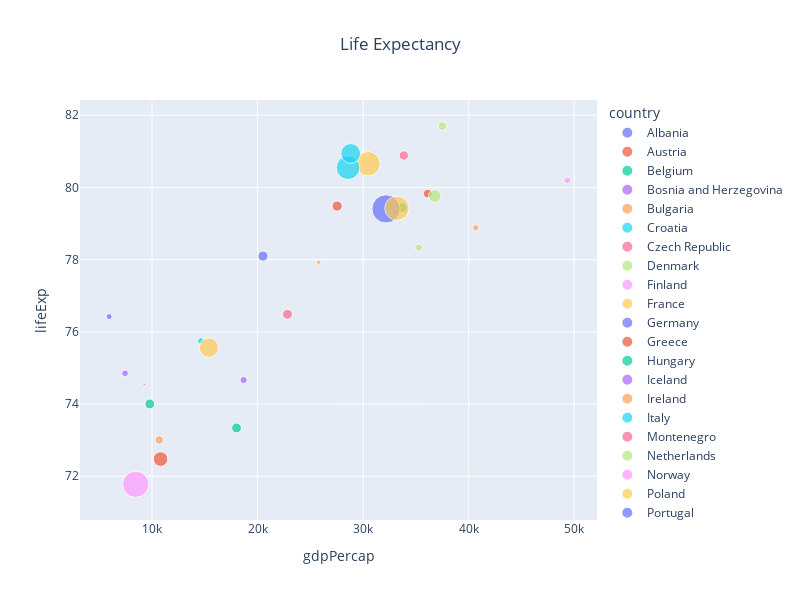

Notebook cell for this chart:
### Code cell
fig = px.scatter(df, x='gdpPercap', y='lifeExp', title='Life Expectancy', color='country', size='pop', hover_data=['iso_alpha'], hover_name='country')
fig.update_layout(title_x=0.5, width=800, height=600)
fig.show()

### Figure 1 — Plotly figure (JSON) as saved in the notebook; plotly's stock layout.template omitted (floating-point values rounded to 4 significant figures)
{"data": [{"customdata": [["ALB"]], "hovertemplate": "<b>%{hovertext}</b><br><br>country=Albania<br>gdpPercap=%{x}<br>lifeExp=%{y}<br>pop=%{marker.size}<br>iso_alpha=%{customdata[0]}<extra></extra>", "hovertext": ["Albania"], "legendgroup": "Albania", "marker": {"color": "#636efa", "size": [3600523], "sizemode": "area", "sizeref": 206000.0, "symbol": "circle"}, "mode": "markers", "name": "Albania", "orientation": "v", "showlegend": true, "type": "scatter", "x": [5937.0], "xaxis": "x", "y": [76.42], "yaxis": "y"}, {"customdata": [["AUT"]], "hovertemplate": "<b>%{hovertext}</b><br><br>country=Austria<br>gdpPercap=%{x}<br>lifeExp=%{y}<br>pop=%{marker.size}<br>iso_alpha=%{customdata[0]}<extra></extra>", "hovertext": ["Austria"], "legendgroup": "Austria", "marker": {"color": "#EF553B", "size": [8199783], "sizemode": "area", "sizeref": 206000.0, "symbol": "circle"}, "mode": "markers", "name": "Austria", "orientation": "v", "showlegend": true, "type": "scatter", "x": [36130.0], "xaxis": "x", "y": [79.83], "yaxis": "y"}, {"customdata": [["BEL"]], "hovertemplate": "<b>%{hovertext}</b><br><br>country=Belgium<br>gdpPercap=%{x}<br>lifeExp=%{y}<br>pop=%{marker.size}<br>iso_alpha=%{customdata[0]}<extra></extra>", "hovertext": ["Belgium"], "legendgroup": "Belgium", "marker": {"color": "#00cc96", "size": [10392226], "sizemode": "area", "sizeref": 206000.0, "symbol": "circle"}, "mode": "markers", "name": "Belgium", "orientation": "v", "showlegend": true, "type": "scatter", "x": [33690.0], "xaxis": "x", "y": [79.44], "yaxis": "y"}, {"customdata": [["BIH"]], "hovertemplate": "<b>%{hovertext}</b><br><br>country=Bosnia and Herzegovina<br>gdpPercap=%{x}<br>lifeExp=%{y}<br>pop=%{marker.size}<br>iso_alpha=%{customdata[0]}<extra></extra>", "hovertext": ["Bosnia and Herzegovina"], "legendgroup": "Bosnia and Herzegovina", "marker": {"color": "#ab63fa", "size": [4552198], "sizemode": "area", "sizeref": 206000.0, "symbol": "circle"}, "mode": "markers", "name": "Bosnia and Herzegovina", "orientation": "v", "showlegend": true, "type": "scatter", "x": [7446.0], "xaxis": "x", "y": [74.85], "yaxis": "y"}, {"customdata": [["BGR"]], "hovertemplate": "<b>%{hovertext}</b><br><br>country=Bulgaria<br>gdpPercap=%{x}<br>lifeExp=%{y}<br>pop=%{marker.size}<br>iso_alpha=%{customdata[0]}<extra></extra>", "hovertext": ["Bulgaria"], "legendgroup": "Bulgaria", "marker": {"color": "#FFA15A", "size": [7322858], "sizemode": "area", "sizeref": 206000.0, "symbol": "circle"}, "mode": "markers", "name": "Bulgaria", "orientation": "v", "showlegend": true, "type": "scatter", "x": [10680.0], "xaxis": "x", "y": [73.0], "yaxis": "y"}, {"customdata": [["HRV"]], "hovertemplate": "<b>%{hovertext}</b><br><br>country=Croatia<br>gdpPercap=%{x}<br>lifeExp=%{y}<br>pop=%{marker.size}<br>iso_alpha=%{customdata[0]}<extra></extra>", "hovertext": ["Croatia"], "legendgroup": "Croatia", "marker": {"color": "#19d3f3", "size": [4493312], "sizemode": "area", "sizeref": 206000.0, "symbol": "circle"}, "mode": "markers", "name": "Croatia", "orientation": "v", "showlegend": true, "type": "scatter", "x": [14620.0], "xaxis": "x", "y": [75.75], "yaxis": "y"}, {"customdata": [["CZE"]], "hovertemplate": "<b>%{hovertext}</b><br><br>country=Czech Republic<br>gdpPercap=%{x}<br>lifeExp=%{y}<br>pop=%{marker.size}<br>iso_alpha=%{customdata[0]}<extra></extra>", "hovertext": ["Czech Republic"], "legendgroup": "Czech Republic", "marker": {"color": "#FF6692", "size": [10228744], "sizemode": "area", "sizeref": 206000.0, "symbol": "circle"}, "mode": "markers", "name": "Czech Republic", "orientation": "v", "showlegend": true, "type": "scatter", "x": [22830.0], "xaxis": "x", "y": [76.49], "yaxis": "y"}, {"customdata": [["DNK"]], "hovertemplate": "<b>%{hovertext}</b><br><br>country=Denmark<br>gdpPercap=%{x}<br>lifeExp=%{y}<br>pop=%{marker.size}<br>iso_alpha=%{customdata[0]}<extra></extra>", "hovertext": ["Denmark"], "legendgroup": "Denmark", "marker": {"color": "#B6E880", "size": [5468120], "sizemode": "area", "sizeref": 206000.0, "symbol": "circle"}, "mode": "markers", "name": "Denmark", "orientation": "v", "showlegend": true, "type": "scatter", "x": [35280.0], "xaxis": "x", "y": [78.33], "yaxis": "y"}, {"customdata": [["FIN"]], "hovertemplate": "<b>%{hovertext}</b><br><br>country=Finland<br>gdpPercap=%{x}<br>lifeExp=%{y}<br>pop=%{marker.size}<br>iso_alpha=%{customdata[0]}<extra></extra>", "hovertext": ["Finland"], "legendgroup": "Finland", "marker": {"color": "#FF97FF", "size": [5238460], "sizemode": "area", "sizeref": 206000.0, "symbol": "circle"}, "mode": "markers", "name": "Finland", "orientation": "v", "showlegend": true, "type": "scatter", "x": [33210.0], "xaxis": "x", "y": [79.31], "yaxis": "y"}, {"customdata": [["FRA"]], "hovertemplate": "<b>%{hovertext}</b><br><br>country=France<br>gdpPercap=%{x}<br>lifeExp=%{y}<br>pop=%{marker.size}<br>iso_alpha=%{customdata[0]}<extra></extra>", "hovertext": ["France"], "legendgroup": "France", "marker": {"color": "#FECB52", "size": [61083916], "sizemode": "area", "sizeref": 206000.0, "symbol": "circle"}, "mode": "markers", "name": "France", "orientation": "v", "showlegend": true, "type": "scatter", "x": [30470.0], "xaxis": "x", "y": [80.66], "yaxis": "y"}, {"customdata": [["DEU"]], "hovertemplate": "<b>%{hovertext}</b><br><br>country=Germany<br>gdpPercap=%{x}<br>lifeExp=%{y}<br>pop=%{marker.size}<br>iso_alpha=%{customdata[0]}<extra></extra>", "hovertext": ["Germany"], "legendgroup": "Germany", "marker": {"color": "#636efa", "size": [82400996], "sizemode": "area", "sizeref": 206000.0, "symbol": "circle"}, "mode": "markers", "name": "Germany", "orientation": "v", "showlegend": true, "type": "scatter", "x": [32170.0], "xaxis": "x", "y": [79.41], "yaxis": "y"}, {"customdata": [["GRC"]], "hovertemplate": "<b>%{hovertext}</b><br><br>country=Greece<br>gdpPercap=%{x}<br>lifeExp=%{y}<br>pop=%{marker.size}<br>iso_alpha=%{customdata[0]}<extra></extra>", "hovertext": ["Greece"], "legendgroup": "Greece", "marker": {"color": "#EF553B", "size": [10706290], "sizemode": "area", "sizeref": 206000.0, "symbol": "circle"}, "mode": "markers", "name": "Greece", "orientation": "v", "showlegend": true, "type": "scatter", "x": [27540.0], "xaxis": "x", "y": [79.48], "yaxis": "y"}, {"customdata": [["HUN"]], "hovertemplate": "<b>%{hovertext}</b><br><br>country=Hungary<br>gdpPercap=%{x}<br>lifeExp=%{y}<br>pop=%{marker.size}<br>iso_alpha=%{customdata[0]}<extra></extra>", "hovertext": ["Hungary"], "legendgroup": "Hungary", "marker": {"color": "#00cc96", "size": [9956108], "sizemode": "area", "sizeref": 206000.0, "symbol": "circle"}, "mode": "markers", "name": "Hungary", "orientation": "v", "showlegend": true, "type": "scatter", "x": [18010.0], "xaxis": "x", "y": [73.34], "yaxis": "y"}, {"customdata": [["ISL"]], "hovertemplate": "<b>%{hovertext}</b><br><br>country=Iceland<br>gdpPercap=%{x}<br>lifeExp=%{y}<br>pop=%{marker.size}<br>iso_alpha=%{customdata[0]}<extra></extra>", "hovertext": ["Iceland"], "legendgroup": "Iceland", "marker": {"color": "#ab63fa", "size": [301931], "sizemode": "area", "sizeref": 206000.0, "symbol": "circle"}, "mode": "markers", "name": "Iceland", "orientation": "v", "showlegend": true, "type": "scatter", "x": [36180.0], "xaxis": "x", "y": [81.76], "yaxis": "y"}, {"customdata": [["IRL"]], "hovertemplate": "<b>%{hovertext}</b><br><br>country=Ireland<br>gdpPercap=%{x}<br>lifeExp=%{y}<br>pop=%{marker.size}<br>iso_alpha=%{customdata[0]}<extra></extra>", "hovertext": ["Ireland"], "legendgroup": "Ireland", "marker": {"color": "#FFA15A", "size": [4109086], "sizemode": "area", "sizeref": 206000.0, "symbol": "circle"}, "mode": "markers", "name": "Ireland", "orientation": "v", "showlegend": true, "type": "scatter", "x": [40680.0], "xaxis": "x", "y": [78.89], "yaxis": "y"}, {"customdata": [["ITA"]], "hovertemplate": "<b>%{hovertext}</b><br><br>country=Italy<br>gdpPercap=%{x}<br>lifeExp=%{y}<br>pop=%{marker.size}<br>iso_alpha=%{customdata[0]}<extra></extra>", "hovertext": ["Italy"], "legendgroup": "Italy", "marker": {"color": "#19d3f3", "size": [58147733], "sizemode": "area", "sizeref": 206000.0, "symbol": "circle"}, "mode": "markers", "name": "Italy", "orientation": "v", "showlegend": true, "type": "scatter", "x": [28570.0], "xaxis": "x", "y": [80.55], "yaxis": "y"}, {"customdata": [["MNE"]], "hovertemplate": "<b>%{hovertext}</b><br><br>country=Montenegro<br>gdpPercap=%{x}<br>lifeExp=%{y}<br>pop=%{marker.size}<br>iso_alpha=%{customdata[0]}<extra></extra>", "hovertext": ["Montenegro"], "legendgroup": "Montenegro", "marker": {"color": "#FF6692", "size": [684736], "sizemode": "area", "sizeref": 206000.0, "symbol": "circle"}, "mode": "markers", "name": "Montenegro", "orientation": "v", "showlegend": true, "type": "scatter", "x": [9254.0], "xaxis": "x", "y": [74.54], "yaxis": "y"}, {"customdata": [["NLD"]], "hovertemplate": "<b>%{hovertext}</b><br><br>country=Netherlands<br>gdpPercap=%{x}<br>lifeExp=%{y}<br>pop=%{marker.size}<br>iso_alpha=%{customdata[0]}<extra></extra>", "hovertext": ["Netherlands"], "legendgroup": "Netherlands", "marker": {"color": "#B6E880", "size": [16570613], "sizemode": "area", "sizeref": 206000.0, "symbol": "circle"}, "mode": "markers", "name": "Netherlands", "orientation": "v", "showlegend": true, "type": "scatter", "x": [36800.0], "xaxis": "x", "y": [79.76], "yaxis": "y"}, {"customdata": [["NOR"]], "hovertemplate": "<b>%{hovertext}</b><br><br>country=Norway<br>gdpPercap=%{x}<br>lifeExp=%{y}<br>pop=%{marker.size}<br>iso_alpha=%{customdata[0]}<extra></extra>", "hovertext": ["Norway"], "legendgroup": "Norway", "marker": {"color": "#FF97FF", "size": [4627926], "sizemode": "area", "sizeref": 206000.0, "symbol": "circle"}, "mode": "markers", "name": "Norway", "orientation": "v", "showlegend": true, "type": "scatter", "x": [49360.0], "xaxis": "x", "y": [80.2], "yaxis": "y"}, {"customdata": [["POL"]], "hovertemplate": "<b>%{hovertext}</b><br><br>country=Poland<br>gdpPercap=%{x}<br>lifeExp=%{y}<br>pop=%{marker.size}<br>iso_alpha=%{customdata[0]}<extra></extra>", "hovertext": ["Poland"], "legendgroup": "Poland", "marker": {"color": "#FECB52", "size": [38518241], "sizemode": "area", "sizeref": 206000.0, "symbol": "circle"}, "mode": "markers", "name": "Poland", "orientation": "v", "showlegend": true, "type": "scatter", "x": [15390.0], "xaxis": "x", "y": [75.56], "yaxis": "y"}, {"customdata": [["PRT"]], "hovertemplate": "<b>%{hovertext}</b><br><br>country=Portugal<br>gdpPercap=%{x}<br>lifeExp=%{y}<br>pop=%{marker.size}<br>iso_alpha=%{customdata[0]}<extra></extra>", "hovertext": ["Portugal"], "legendgroup": "Portugal", "marker": {"color": "#636efa", "size": [10642836], "sizemode": "area", "sizeref": 206000.0, "symbol": "circle"}, "mode": "markers", "name": "Portugal", "orientation": "v", "showlegend": true, "type": "scatter", "x": [20510.0], "xaxis": "x", "y": [78.1], "yaxis": "y"}, {"customdata": [["ROU"]], "hovertemplate": "<b>%{hovertext}</b><br><br>country=Romania<br>gdpPercap=%{x}<br>lifeExp=%{y}<br>pop=%{marker.size}<br>iso_alpha=%{customdata[0]}<extra></extra>", "hovertext": ["Romania"], "legendgroup": "Romania", "marker": {"color": "#EF553B", "size": [22276056], "sizemode": "area", "sizeref": 206000.0, "symbol": "circle"}, "mode": "markers", "name": "Romania", "orientation": "v", "showlegend": true, "type": "scatter", "x": [10810.0], "xaxis": "x", "y": [72.48], "yaxis": "y"}, {"customdata": [["SRB"]], "hovertemplate": "<b>%{hovertext}</b><br><br>country=Serbia<br>gdpPercap=%{x}<br>lifeExp=%{y}<br>pop=%{marker.size}<br>iso_alpha=%{customdata[0]}<extra></extra>", "hovertext": ["Serbia"], "legendgroup": "Serbia", "marker": {"color": "#00cc96", "size": [10150265], "sizemode": "area", "sizeref": 206000.0, "symbol": "circle"}, "mode": "markers", "name": "Serbia", "orientation": "v", "showlegend": true, "type": "scatter", "x": [9787.0], "xaxis": "x", "y": [74.0], "yaxis": "y"}, {"customdata": [["SVK"]], "hovertemplate": "<b>%{hovertext}</b><br><br>country=Slovak Republic<br>gdpPercap=%{x}<br>lifeExp=%{y}<br>pop=%{marker.size}<br>iso_alpha=%{customdata[0]}<extra></extra>", "hovertext": ["Slovak Republic"], "legendgroup": "Slovak Republic", "marker": {"color": "#ab63fa", "size": [5447502], "sizemode": "area", "sizeref": 206000.0, "symbol": "circle"}, "mode": "markers", "name": "Slovak Republic", "orientation": "v", "showlegend": true, "type": "scatter", "x": [18680.0], "xaxis": "x", "y": [74.66], "yaxis": "y"}, {"customdata": [["SVN"]], "hovertemplate": "<b>%{hovertext}</b><br><br>country=Slovenia<br>gdpPercap=%{x}<br>lifeExp=%{y}<br>pop=%{marker.size}<br>iso_alpha=%{customdata[0]}<extra></extra>", "hovertext": ["Slovenia"], "legendgroup": "Slovenia", "marker": {"color": "#FFA15A", "size": [2009245], "sizemode": "area", "sizeref": 206000.0, "symbol": "circle"}, "mode": "markers", "name": "Slovenia", "orientation": "v", "showlegend": true, "type": "scatter", "x": [25770.0], "xaxis": "x", "y": [77.93], "yaxis": "y"}, {"customdata": [["ESP"]], "hovertemplate": "<b>%{hovertext}</b><br><br>country=Spain<br>gdpPercap=%{x}<br>lifeExp=%{y}<br>pop=%{marker.size}<br>iso_alpha=%{customdata[0]}<extra></extra>", "hovertext": ["Spain"], "legendgroup": "Spain", "marker": {"color": "#19d3f3", "size": [40448191], "sizemode": "area", "sizeref": 206000.0, "symbol": "circle"}, "mode": "markers", "name": "Spain", "orientation": "v", "showlegend": true, "type": "scatter", "x": [28820.0], "xaxis": "x", "y": [80.94], "yaxis": "y"}, {"customdata": [["SWE"]], "hovertemplate": "<b>%{hovertext}</b><br><br>country=Sweden<br>gdpPercap=%{x}<br>lifeExp=%{y}<br>pop=%{marker.size}<br>iso_alpha=%{customdata[0]}<extra></extra>", "hovertext": ["Sweden"], "legendgroup": "Sweden", "marker": {"color": "#FF6692", "size": [9031088], "sizemode": "area", "sizeref": 206000.0, "symbol": "circle"}, "mode": "markers", "name": "Sweden", "orientation": "v", "showlegend": true, "type": "scatter", "x": [33860.0], "xaxis": "x", "y": [80.88], "yaxis": "y"}, {"customdata": [["CHE"]], "hovertemplate": "<b>%{hovertext}</b><br><br>country=Switzerland<br>gdpPercap=%{x}<br>lifeExp=%{y}<br>pop=%{marker.size}<br>iso_alpha=%{customdata[0]}<extra></extra>", "hovertext": ["Switzerland"], "legendgroup": "Switzerland", "marker": {"color": "#B6E880", "size": [7554661], "sizemode": "area", "sizeref": 206000.0, "symbol": "circle"}, "mode": "markers", "name": "Switzerland", "orientation": "v", "showlegend": true, "type": "scatter", "x": [37510.0], "xaxis": "x", "y": [81.7], "yaxis": "y"}, {"customdata": [["TUR"]], "hovertemplate": "<b>%{hovertext}</b><br><br>country=Turkey<br>gdpPercap=%{x}<br>lifeExp=%{y}<br>pop=%{marker.size}<br>iso_alpha=%{customdata[0]}<extra></extra>", "hovertext": ["Turkey"], "legendgroup": "Turkey", "marker": {"color": "#FF97FF", "size": [71158647], "sizemode": "area", "sizeref": 206000.0, "symbol": "circle"}, "mode": "markers", "name": "Turkey", "orientation": "v", "showlegend": true, "type": "scatter", "x": [8458.0], "xaxis": "x", "y": [71.78], "yaxis": "y"}, {"customdata": [["GBR"]], "hovertemplate": "<b>%{hovertext}</b><br><br>country=United Kingdom<br>gdpPercap=%{x}<br>lifeExp=%{y}<br>pop=%{marker.size}<br>iso_alpha=%{customdata[0]}<extra></extra>", "hovertext": ["United Kingdom"], "legendgroup": "United Kingdom", "marker": {"color": "#FECB52", "size": [60776238], "sizemode": "area", "sizeref": 206000.0, "symbol": "circle"}, "mode": "markers", "name": "United Kingdom", "orientation": "v", "showlegend": true, "type": "scatter", "x": [33200.0], "xaxis": "x", "y": [79.42], "yaxis": "y"}], "layout": {"height": 600, "legend": {"itemsizing": "constant", "title": {"text": "country"}, "tracegroupgap": 0}, "title": {"text": "Life Expectancy", "x": 0.5}, "width": 800, "xaxis": {"anchor": "y", "autorange": true, "domain": [0, 1], "range": [3167.0, 52170.0], "title": {"text": "gdpPercap"}, "type": "linear"}, "yaxis": {"anchor": "x", "autorange": true, "domain": [0, 1], "range": [70.79, 82.42], "title": {"text": "lifeExp"}, "type": "linear"}}}
